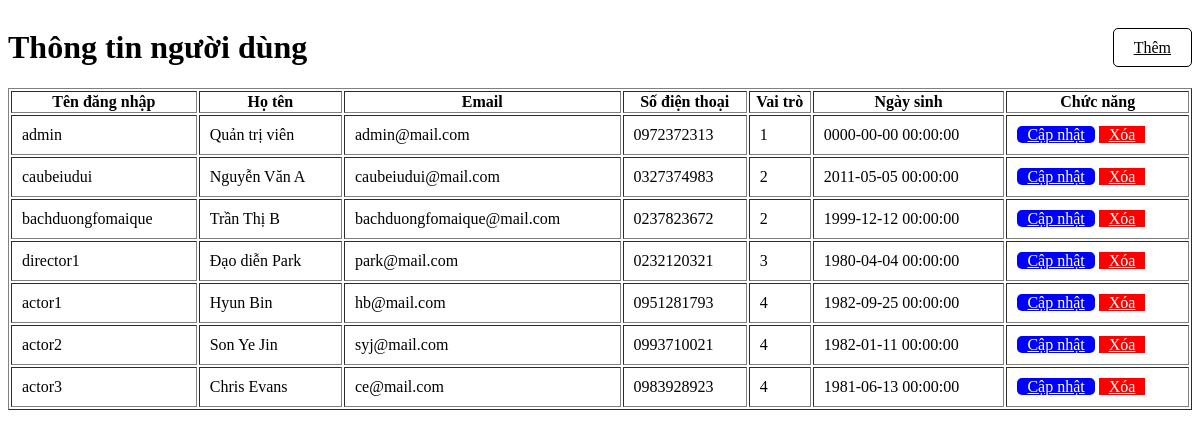
Screenshot of /PHP/nguoidung.php with the database file from the repository.
### tables this page shows
CREATE TABLE IF NOT EXISTS nguoi_dung(
    id INT PRIMARY KEY AUTO_INCREMENT,
    ten_dang_nhap VARCHAR(50),
    mat_khau VARCHAR(50),
    ho_ten VARCHAR(50),
    email VARCHAR(50),
    sdt VARCHAR(10),
    vai_tro_id INT,
    ngay_sinh DATETIME
);

### PHP/nguoidung.php (the view, shortened to what this page needs)
<!DOCTYPE html>
<html lang="en">
<head>
</head>
<body>
    <div class = "chinh">
    <h1>Thông tin người dùng</h1>
    <div>
        <a class="them" href="index.php?page_layout=themnguoidung">Thêm</a>
    </div>
    </div>
    <table border = 1>
        <tr>
            <th>Tên đăng nhập</th>
            <th>Họ tên</th>
            <th>Email</th>
            <th>Số điện thoại</th>
            <th>Vai trò</th>
            <th>Ngày sinh</th>
            <th>Chức năng</th>
        </tr>
        <?php
         include("connect.php");
         $sql = "SELECT nd.*,vt.ten_vai_tro FROM nguoi_dung nd join vai_tro vt on nd.vai_tro_id = vt.id";
         $result = mysqli_query($conn, $sql);
         while($row = mysqli_fetch_array($result)){
        ?>
        <tr>
            <td><?php echo $row["ten_dang_nhap"]?></td>
            <td><?php echo $row["ho_ten"]?></td>
            <td><?php echo $row["email"]?></td>
            <td><?php echo $row["sdt"]?></td>
            <td><?php echo $row["vai_tro_id"]?></td>
            <td><?php echo $row["ngay_sinh"]?></td>
            <td>
                <a class ="capnhat" href ="index.php?page_layout=capnhatnguoidung&id=<?php echo $row["id"]?>">Cập nhật</a>
                <a class ="xoa" href ="xoanguoidung.php?id=<?php echo $row["id"]?>">Xóa</a>
            </td>
        </tr>
        <?php } ?>
    </table>
</body>
</html>

### PHP/nguoidung.php (style rules this page uses)
table { width: 100%; }
.xoa { padding: 0 10px; background-color: red; color: white; }
.capnhat { background-color: blue; padding: 0px 10px; color: white; border-radius: 5px; }
.them { background-color: white; border: 1px solid black; padding: 10px 20px; color: black; border-radius: 5px; }
td { padding: 10px; }
.chinh { display: flex; align-items: center; justify-content: space-between; }

### rows the page displays
nguoi_dung: ten_dang_nhap "admin", ho_ten "Quản trị viên", email "admin@mail.com", sdt "0972372313", vai_tro "1", ngay_sinh "0000-00-00 00:00:00"
nguoi_dung: ten_dang_nhap "caubeiudui", ho_ten "Nguyễn Văn A", email "caubeiudui@mail.com", sdt "0327374983", vai_tro "2", ngay_sinh "2011-05-05 00:00:00"
nguoi_dung: ten_dang_nhap "bachduongfomaique", ho_ten "Trần Thị B", email "bachduongfomaique@mail.com", sdt "0237823672", vai_tro "2", ngay_sinh "1999-12-12 00:00:00"
nguoi_dung: ten_dang_nhap "director1", ho_ten "Đạo diễn Park", email "park@mail.com", sdt "0232120321", vai_tro "3", ngay_sinh "1980-04-04 00:00:00"
nguoi_dung: ten_dang_nhap "actor1", ho_ten "Hyun Bin", email "hb@mail.com", sdt "0951281793", vai_tro "4", ngay_sinh "1982-09-25 00:00:00"
nguoi_dung: ten_dang_nhap "actor2", ho_ten "Son Ye Jin", email "syj@mail.com", sdt "0993710021", vai_tro "4", ngay_sinh "1982-01-11 00:00:00"
nguoi_dung: ten_dang_nhap "actor3", ho_ten "Chris Evans", email "ce@mail.com", sdt "0983928923", vai_tro "4", ngay_sinh "1981-06-13 00:00:00"
